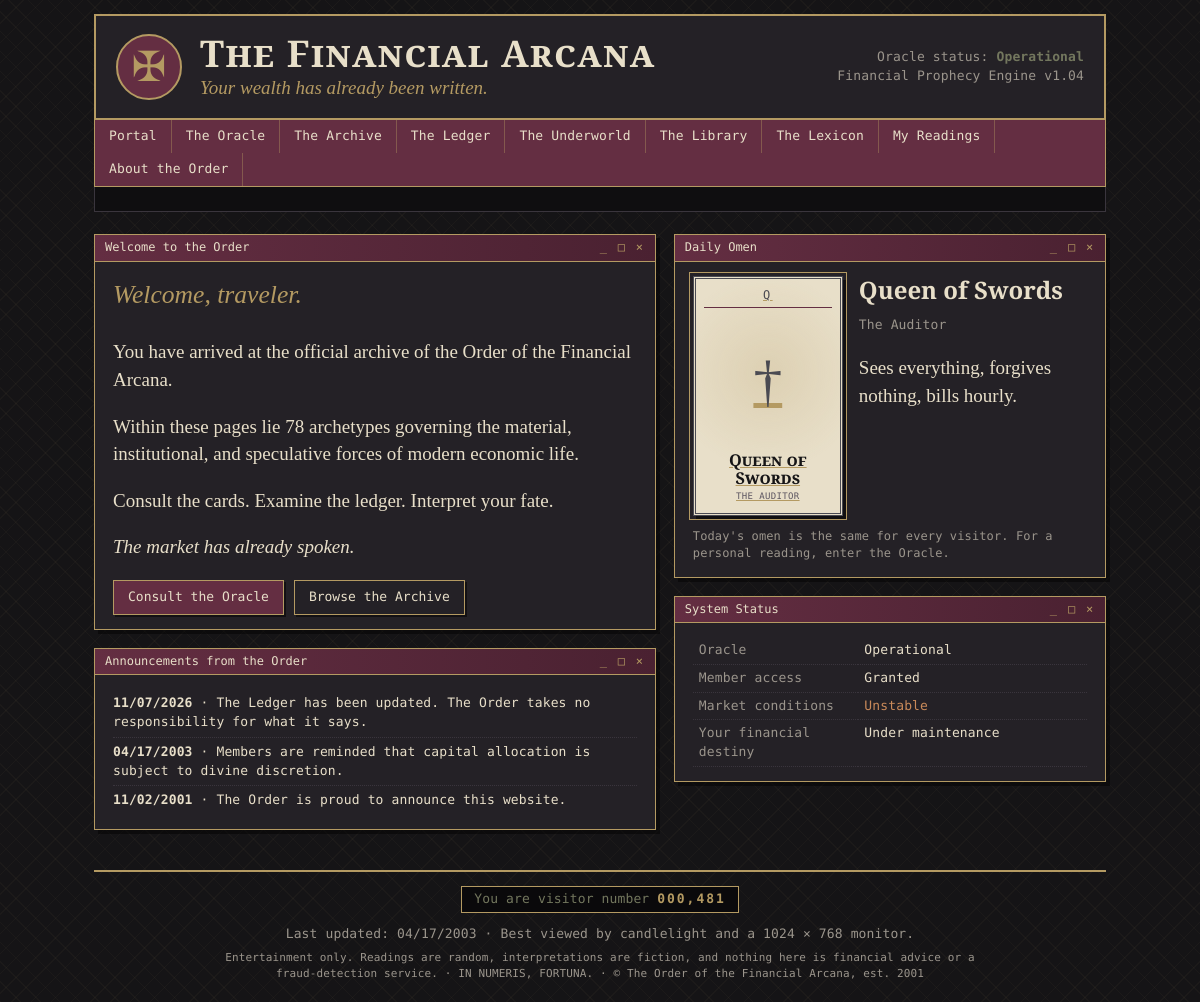
The page / on the database its author committed.
### models.py (models this page shows, shortened)
class Card(db.Model):
    __tablename__ = "cards"
    card_id = db.Column(db.Integer, primary_key=True)
    name = db.Column(db.String(80), unique=True, nullable=False)
    arcana = db.Column(db.String(10), nullable=False)       # Major / Minor
    suit = db.Column(db.String(12))                          # NULL for Major
    number = db.Column(db.Integer, nullable=False)           # 0-21 major, 1-14 minor
    archetype = db.Column(db.String(120), nullable=False)
    traditional_meaning = db.Column(db.Text)
    upright_meaning = db.Column(db.Text)
    reversed_meaning = db.Column(db.Text)
    keywords = db.Column(db.Text)
    financial_domain = db.Column(db.String(60))
    image_path = db.Column(db.String(200))
    traditional_reversed = db.Column(db.Text)
    questions = db.Column(db.Text)                    # "questions to ask", one per line
    tarot_archetype = db.Column(db.String(120))
    symbolic_family = db.Column(db.String(80))
    symbolic_themes = db.Column(db.String(200))
    interpretations = db.relationship("Interpretation", back_populates="card",
                                      cascade="all, delete-orphan")
    metric_links = db.relationship("CardMetric", back_populates="card",
                                   cascade="all, delete-orphan")
    @property
    def numeral(self):
        if self.arcana == "Major":
            return ROMAN[self.number]
        return RANK_LABELS.get(self.number, ROMAN[self.number])
    @property
    def symbol(self):
        return "☽" if self.arcana == "Major" else SUIT_SYMBOLS.get(self.suit, "✠")

### app.py (the view)
@app.route("/")
def index():
    rng = random.Random(date.today().isoformat())
    cards = Card.query.order_by(Card.card_id).all()
    omen = rng.choice(cards) if cards else None
    orientation = rng.choice(["upright", "reversed"])
    return render_template("index.html", omen=omen, orientation=orientation,
                           today=date.today().strftime("%m/%d/%Y"))

### app.py (called while the page is built)
@app.before_request
def ensure_session():
    if "sid" not in session:
        session["sid"] = uuid.uuid4().hex
        session.permanent = True

@app.context_processor
def inject_globals():
    try:
        visitors = 481 + Reading.query.count()
    except Exception:
        visitors = 481
    return dict(visitor_count=f"{visitors:07,}", this_year=date.today().year)

### templates/index.html (shortened to what this page needs)
{% extends "base.html" %}
{% from "_macros.html" import card_face, window %}
{% block content %}
<div class="grid-2">
  <div>
    {% call window("Welcome to the Order") %}
      <p class="lede">Welcome, traveler.</p>
      <p>You have arrived at the official archive of the Order of the Financial Arcana.</p>
      <p>Within these pages lie 78 archetypes governing the material, institutional, and speculative forces of modern economic life.</p>
      <p>Consult the cards. Examine the ledger. Interpret your fate.</p>
      <p><i>The market has already spoken.</i></p>
      <p class="cta">
        <a class="btn" href="{{ url_for('oracle') }}">Consult the Oracle</a>
        <a class="btn ghost" href="{{ url_for('archive') }}">Browse the Archive</a>
      </p>
    {% endcall %}
    {% call window("Announcements from the Order") %}
      <ul class="plain mono">
        <li><b>{{ today }}</b> · The Ledger has been updated. The Order takes no responsibility for what it says.</li>
        <li><b>04/17/2003</b> · Members are reminded that capital allocation is subject to divine discretion.</li>
        <li><b>11/02/2001</b> · The Order is proud to announce this website.</li>
      </ul>
    {% endcall %}
  </div>
  <div>
    {% call window("Daily Omen") %}
      {% if omen %}
      <div class="omen">
        <a href="{{ url_for('card_detail', card_id=omen.card_id) }}">{{ card_face(omen, orientation) }}</a>
        <div>
          <h3>{{ omen.name }}{% if orientation == 'reversed' %} <small>(reversed)</small>{% endif %}</h3>
          <p class="mono dim">{{ omen.archetype }}</p>
          <p>{{ omen.reversed_meaning if orientation == 'reversed' else omen.upright_meaning }}</p>
        </div>
      </div>
      <p class="mono dim small">Today's omen is the same for every visitor. For a personal reading, enter the Oracle.</p>
      {% else %}
      <p>The deck is empty. Run <code>python3 arcana.py reset</code>.</p>
      {% endif %}
    {% endcall %}
    {% call window("System Status") %}
      <table class="kv mono">
        <tr><td>Oracle</td><td>Operational</td></tr>
        <tr><td>Member access</td><td>Granted</td></tr>
        <tr><td>Market conditions</td><td class="warn">Unstable</td></tr>
        <tr><td>Your financial destiny</td><td>Under maintenance</td></tr>
      </table>
    {% endcall %}
  </div>
</div>
{% endblock %}

### templates/_macros.html (shortened to what this page needs)
{% macro card_face(card, orientation=None, small=False) %}
<div class="tarot {{ 'suit-' ~ (card.suit|lower if card.suit else 'major') }}{{ ' small' if small }}{{ ' is-reversed' if orientation == 'reversed' }}">
  <div class="tarot-top">{{ card.numeral }}</div>
  <div class="tarot-art">
    {% if card.image_path %}<img src="{{ url_for('static', filename=card.image_path) }}" alt="{{ card.name }}">
    {% else %}<span class="glyph">{{ card.symbol }}</span>{% endif %}
  </div>
  <div class="tarot-name">{{ card.name }}</div>
  <div class="tarot-sub">{{ card.archetype }}</div>
</div>
{% endmacro %}
{% macro window(title) %}
<section class="window">
  <div class="titlebar"><span>{{ title }}</span><span class="wbtns">_ □ ×</span></div>
  <div class="window-body">{{ caller() }}</div>
</section>
{% endmacro %}

### static/css/style.css (style rules this page uses)
:root { --black: #151416; --charcoal: #242126; --burgundy: #642E42; --gold: #B49A62; --cream: #E8DFC9; --olive: #73775E; --blue: #697C8C; --gray: #9B958C; --serif: "Cormorant Garamond", "EB Garamond", Georgia, serif; --mono: "DM Mono", "Courier New", monospace; }
* { box-sizing: border-box; }
html { background: var(--black); }
body { margin: 0; color: var(--cream); font-family: var(--serif); font-size: 19px; line-height: 1.45; background: repeating-linear-gradient(45deg, rgba(180,154,98,.045) 0 1px, transparent 1px 14px), repeating-linear-gradient(-45deg, rgba(180,154,98,.045) 0 1px, transparent 1px 14px), var(--black); }
a { color: var(--gold); text-decoration: underline; }
h1, h2, h3 { font-weight: 600; line-height: 1.15; }
h3 { margin: .2em 0 .4em; }
.mono { font-family: var(--mono); font-size: 13px; letter-spacing: .01em; }
.dim { color: var(--gray); }
.small { font-size: 14px; }
.mono.small { font-size: 12px; }
.window { background: var(--charcoal); border: 1px solid var(--gold); margin-bottom: 18px; box-shadow: 4px 4px 0 rgba(0,0,0,.45); }
.titlebar { display: flex; justify-content: space-between; background: linear-gradient(90deg, var(--burgundy), #4a2131); color: var(--cream); font-family: var(--mono); font-size: 12px; padding: 4px 10px; border-bottom: 1px solid var(--gold); }
.wbtns { color: var(--gold); letter-spacing: .15em; }
.window-body { padding: 14px 18px; }
.window-body > :first-child { margin-top: 0; }
.window-body > :last-child { margin-bottom: 0; }
.lede { font-size: 1.6rem; font-style: italic; color: var(--gold); }
.grid-2 { display: grid; grid-template-columns: 1.3fr 1fr; gap: 18px; }
ul.plain { list-style: none; padding: 0; margin: 0; }
ul.plain li { padding: 5px 0; border-bottom: 1px dotted #3a353d; }
ul.plain li:last-child { border-bottom: 0; }
table.kv { width: 100%; border-collapse: collapse; }
table.kv td { padding: 4px 6px; border-bottom: 1px dotted #3a353d; vertical-align: top; }
table.kv td:first-child { color: var(--gray); width: 42%; }
.warn { color: #c98a5a; }
.btn { display: inline-block; font-family: var(--mono); font-size: 13px; cursor: pointer; text-decoration: none; background: var(--burgundy); color: var(--cream); border: 1px solid var(--gold); padding: 7px 14px; border-radius: 0; box-shadow: 2px 2px 0 rgba(0,0,0,.5); }
.btn.ghost { background: transparent; }
.cta { margin-top: 16px; display: flex; gap: 10px; flex-wrap: wrap; align-items: center; }
.tarot { width: 150px; aspect-ratio: 5 / 8; padding: 8px 8px 10px; text-align: center; display: flex; flex-direction: column; background: var(--cream); color: var(--black); border: 3px double var(--burgundy); outline: 1px solid var(--gold); outline-offset: 3px; box-shadow: 3px 4px 0 rgba(0,0,0,.55); background-image: radial-gradient(circle at 50% 40%, rgba(180,154,98,.22), transparent 62%); }
.tarot-top { font-family: var(--mono); font-size: 12px; letter-spacing: .2em; color: var(--burgundy); border-bottom: 1px solid var(--burgundy); padding-bottom: 3px; }
.tarot-art { flex: 1; display: grid; place-items: center; overflow: hidden; }
.tarot .glyph { font-size: 3.6rem; color: var(--burgundy); line-height: 1; }
.tarot-name { font-weight: 700; font-size: 1.02rem; line-height: 1.05; font-variant: small-caps; }
.tarot-sub { font-family: var(--mono); font-size: 9px; color: #5c5560; margin-top: 3px; text-transform: uppercase; letter-spacing: .04em; }
.tarot.suit-swords { border-color: #4a4a52; }
.tarot.suit-swords .glyph, .tarot.suit-swords .tarot-top { color: #4a4a52; }
.tarot { transition: transform .12s; }
.omen { display: flex; gap: 16px; align-items: flex-start; }
.omen h3 { font-size: 1.5rem; margin-top: 0; }

### rows shown on the page
Card: numeral "Q", symbol "†", name "Queen of Swords", archetype "THE AUDITOR", archetype "The Auditor", upright_meaning "Sees everything, forgives nothing, bills hourly."

### other values the page prints
{{ title }} "Welcome to the Order Announcements from the Order Daily Omen System Status"
{{ visitor_count }} "000,481"
